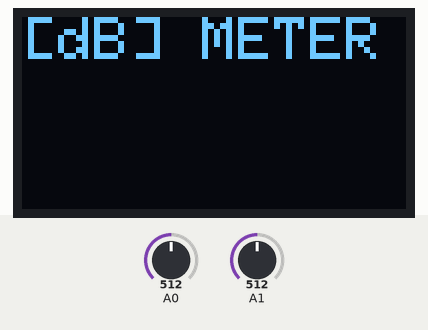
Bench run of a sketch on a simulated Arduino Uno, built with avr-gcc and run on an emulated ATmega328P. Parts: 128×64 one-colour display. The test bench sets the inputs (shaded band); at power-on: A0 = 512, A1 = 512.

Above: at 0.1 s.
At 3.2 s:
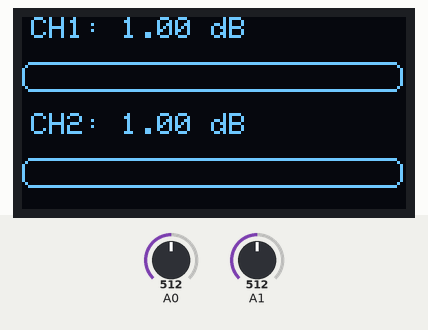

The sketch:

db-meter.ino
```cpp
#include <SPI.h>
#include <Wire.h>
#include <Adafruit_GFX.h>
#include <Adafruit_SSD1306.h>

#define SCREEN_WIDTH 128    // OLED display width, in pixels
#define SCREEN_HEIGHT 64    // OLED display height, in pixels
#define OLED_RESET -1       // Reset pin # (or -1 if sharing Arduino reset pin)
Adafruit_SSD1306 display(SCREEN_WIDTH, SCREEN_HEIGHT, &Wire, OLED_RESET);

const int sampleWindow = 50;   // Sample window width in mS (50 mS = 20Hz)
unsigned int sample;

void setup()
{
   Serial.begin(115200);                                 // Serial comms for debugging
   display.begin(SSD1306_SWITCHCAPVCC, 0x3C);           // OLED display start
   display.clearDisplay();                              // Clear buffer
   display.setTextSize(2);                              // Set text size to 2
   display.setTextColor(WHITE);                         // Set text color to WHITE
   display.setCursor(0, 0);                             // Cursor to upper left corner
   display.println("[dB] METER");                       // Write title
   display.display();                                   // Show title
   delay(3000);                                         // Wait 3 seconds
   display.clearDisplay();                              // Clear the display
}

void loop()
{
   // Read and display dB for Channel 1 (A0)
   float db1 = readDb(0);
   display.setCursor(3, 0);                              // Top of the screen
   display.setTextSize(1);                               // Text size 1
   display.print("CH1: ");                               // Label for channel 1
   display.print(db1);                                   // Write calibrated deciBels
   display.print(" dB");                                 // Units

   // Draw bar graph for Channel 1
   display.drawRoundRect(0, 15, 127, 10, 3, WHITE);      // Outline for bar graph
   int barWidth1 = map(db1, 2, 120, 1, 120);             // Map dB to graph width
   display.fillRoundRect(1, 16, barWidth1, 8, 3, WHITE); // Fill bar graph

   // Read and display dB for Channel 2 (A1)
   float db2 = readDb(1);
   display.setCursor(3, 32);                             // Lower part of the screen
   display.print("CH2: ");                               // Label for channel 2
   display.print(db2);                                   // Write calibrated deciBels
   display.print(" dB");                                 // Units

   // Draw bar graph for Channel 2
   display.drawRoundRect(0, 47, 127, 10, 3, WHITE);      // Outline for bar graph
   int barWidth2 = map(db2, 2, 120, 1, 120);             // Map dB to graph width
   display.fillRoundRect(1, 48, barWidth2, 8, 3, WHITE); // Fill bar graph

   display.display();                                    // Show updated display
   delay(500);                                           // Add delay for stability
   display.clearDisplay();                               // Clear the display
}

// Function to read and calculate dB from analog input
float readDb(int pin)
{
   unsigned long startMillis = millis();                 // Start of sample window
   unsigned int signalMax = 0;                           // Minimum value
   unsigned int signalMin = 1024;                        // Maximum value

   // Collect data for the sample window
   while (millis() - startMillis < sampleWindow)
   {
      sample = analogRead(pin);                          // Read analog input
      if (sample < 1024)                                 // Toss out spurious readings
      {
         if (sample > signalMax)
            signalMax = sample;                          // Save max levels
         else if (sample < signalMin)
            signalMin = sample;                          // Save min levels
      }
   }

   float peakToPeak = signalMax - signalMin;             // Max - min = peak-peak amplitude
   float db = map(peakToPeak, 1, 270, 1.5, 100);         // Calibrate for deciBels
   return db;
}
```
